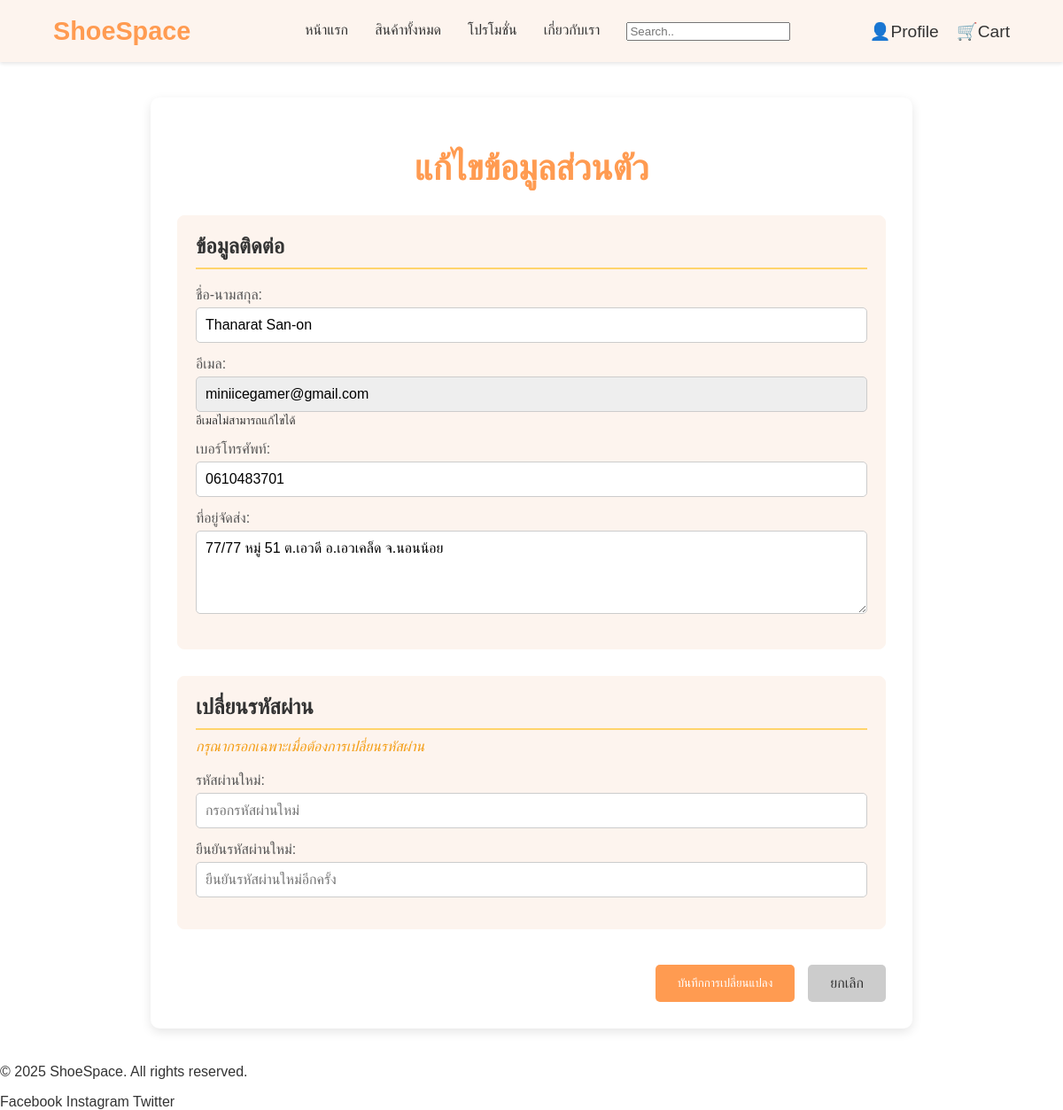
Page /edit_profile.php (signed in) on the committed database.
### tables this page shows
CREATE TABLE `users` (
  `user_id` int(11) NOT NULL,
  `username` varchar(50) NOT NULL,
  `password` varchar(255) NOT NULL,
  `fullname` varchar(100) DEFAULT NULL,
  `email` varchar(100) DEFAULT NULL,
  `phone` varchar(20) DEFAULT NULL,
  `address` text DEFAULT NULL,
  `created_at` timestamp NOT NULL DEFAULT current_timestamp()
);

### edit_profile.php (the view, shortened to what this page needs)
<?php
$user_id = $_SESSION['user_id'];
$servername = "localhost";
$username = "root";
$password = "";
$dbname = "shoespace";
$conn = new mysqli($servername, $username, $password, $dbname);
$sql_fetch = "SELECT fullname, email, phone, address FROM users WHERE user_id = ?";
$stmt_fetch = $conn->prepare($sql_fetch);
$stmt_fetch->bind_param("i", $user_id);
$stmt_fetch->execute();
$result_fetch = $stmt_fetch->get_result();
$user = $result_fetch->fetch_assoc();
?>
<!DOCTYPE html>
<html lang="th">
<head>
    <link rel="stylesheet" href="edit_profile.css">
</head>
<body>
     <header>
       <nav>
            <div class="logo">ShoeSpace</div>
            <ul class="nav-links">
                <li><a href="index.php">หน้าแรก</a></li>
                <li><a href="products.php">สินค้าทั้งหมด</a></li>
                <li><a href="promotion.php">โปรโมชั่น</a></li>
                <li><a href="about.php">เกี่ยวกับเรา</a></li>
                <li>
                    <form action="products.php" method="GET" class="search-form">
                        <input type="text" name="search" placeholder="Search.." value="<?php echo htmlspecialchars($_GET['search'] ?? ''); ?>">
                    </form>
                </li>
            </ul>
            <div class="nav-icons">
                <a href="profile.php">👤Profile</a>
                <a href="cart.php">🛒Cart</a>
            </div>
        </nav>
    </header>
    <main>
        <div class="edit-profile-container">
            <h1>แก้ไขข้อมูลส่วนตัว</h1>
            <form method="POST" action="edit_profile.php" class="profile-form">
                <div class="form-section">
                    <h2>ข้อมูลติดต่อ</h2>
                    <div class="form-group">
                        <label for="fullname">ชื่อ-นามสกุล:</label>
                        <input type="text" id="fullname" name="fullname"
                               value="<?php echo htmlspecialchars($user['fullname'] ?? ''); ?>" required>
                    </div>
                    <div class="form-group">
                        <label for="email">อีเมล:</label>
                        <input type="email" id="email" name="email"
                               value="<?php echo htmlspecialchars($user['email'] ?? ''); ?>" readonly style="background-color: #eee;">
                        <small>อีเมลไม่สามารถแก้ไขได้</small>
                    </div>
                    <div class="form-group">
                        <label for="phone">เบอร์โทรศัพท์:</label>
                        <input type="tel" id="phone" name="phone"
                               value="<?php echo htmlspecialchars($user['phone'] ?? ''); ?>">
                    </div>
                    <div class="form-group">
                        <label for="address">ที่อยู่จัดส่ง:</label>
                        <textarea id="address" name="address" rows="4"><?php echo htmlspecialchars($user['address'] ?? ''); ?></textarea>
                    </div>
                </div>
                <div class="form-section password-section">
                    <h2>เปลี่ยนรหัสผ่าน</h2>
                    <p class="note">กรุณากรอกเฉพาะเมื่อต้องการเปลี่ยนรหัสผ่าน</p>
                    <div class="form-group">
                        <label for="new_password">รหัสผ่านใหม่:</label>
                        <input type="password" id="new_password" name="new_password" placeholder="กรอกรหัสผ่านใหม่">
                    </div>
                    <div class="form-group">
                        <label for="confirm_password">ยืนยันรหัสผ่านใหม่:</label>
                        <input type="password" id="confirm_password" name="confirm_password" placeholder="ยืนยันรหัสผ่านใหม่อีกครั้ง">
                    </div>
                </div>
                <div class="form-actions">
                    <button type="submit" class="cta-button save-button">บันทึกการเปลี่ยนแปลง</button>
                    <a href="profile.php" class="cta-button cancel-button">ยกเลิก</a>
                </div>
            </form>
        </div>
    </main>
    <footer>
        <div class="footer-content">
            <p>&copy; 2025 ShoeSpace. All rights reserved.</p>
            <div class="social-links">
                <a href="#">Facebook</a>
                <a href="#">Instagram</a>
                <a href="#">Twitter</a>
            </div>
        </div>
    </footer>
</body>
</html>

### edit_profile.css (style rules this page uses)
:root { --orange: #FF9B51; --yellow: #FFD46C; --off-white: #FDF4EE; --text-dark: #333; --text-light: #fff; }
body { font-family: 'Kanit', sans-serif; margin: 0; background-color: #FFFFFF; color: var(--text-dark); }
h1, h2, h3 { font-weight: 700; }
a { text-decoration: none; color: inherit; }
header { background-color: var(--off-white); box-shadow: 0 2px 4px rgba(0,0,0,0.1); padding: 0 5%; }
nav { display: flex; justify-content: space-between; align-items: center; height: 70px; }
.logo { font-size: 1.8em; font-weight: 700; color: var(--orange); }
.nav-links { list-style: none; display: flex; gap: 30px; font-weight: 500; }
.nav-icons { display: flex; gap: 20px; font-size: 1.2em; }
.edit-profile-container { max-width: 800px; margin: 40px auto; padding: 30px; background-color: #fff; box-shadow: 0 4px 12px rgba(0,0,0,0.1); border-radius: 10px; }
.edit-profile-container h1 { font-size: 2.5em; text-align: center; color: var(--orange); margin-bottom: 30px; }
.profile-form { display: flex; flex-direction: column; gap: 30px; }
.form-section { padding: 20px; border: 1px solid var(--off-white); border-radius: 8px; background-color: var(--off-white); }
.form-section h2 { font-size: 1.5em; color: var(--text-dark); margin-top: 0; padding-bottom: 10px; border-bottom: 2px solid var(--yellow); margin-bottom: 20px; }
.form-group { margin-bottom: 15px; }
.form-group label { display: block; font-weight: 500; margin-bottom: 5px; color: #555; }
.form-group input[type="text"], .form-group input[type="tel"], .form-group input[type="email"], .form-group input[type="password"], .form-group textarea { width: 100%; padding: 10px; border: 1px solid #ccc; border-radius: 5px; box-sizing: border-box; font-size: 1em; font-family: 'Kanit', sans-serif; }
.password-section .note { color: #f39c12; margin-top: -10px; margin-bottom: 20px; font-style: italic; }
.form-actions { display: flex; justify-content: flex-end; gap: 15px; padding-top: 10px; }
.save-button { background-color: var(--orange); color: var(--text-light); padding: 12px 25px; border: none; border-radius: 5px; cursor: pointer; transition: background-color 0.3s; }
.cancel-button { background-color: #ccc; color: var(--text-dark); padding: 12px 25px; border-radius: 5px; transition: background-color 0.3s; text-align: center; }

### rows in the picture
users: fullname "Thanarat San-on", email "miniicegamer@gmail.com", phone "0610483701", address "77/77 หมู่ 51 ต.เอวดี อ.เอวเคล็ด จ.นอนน้อย"
